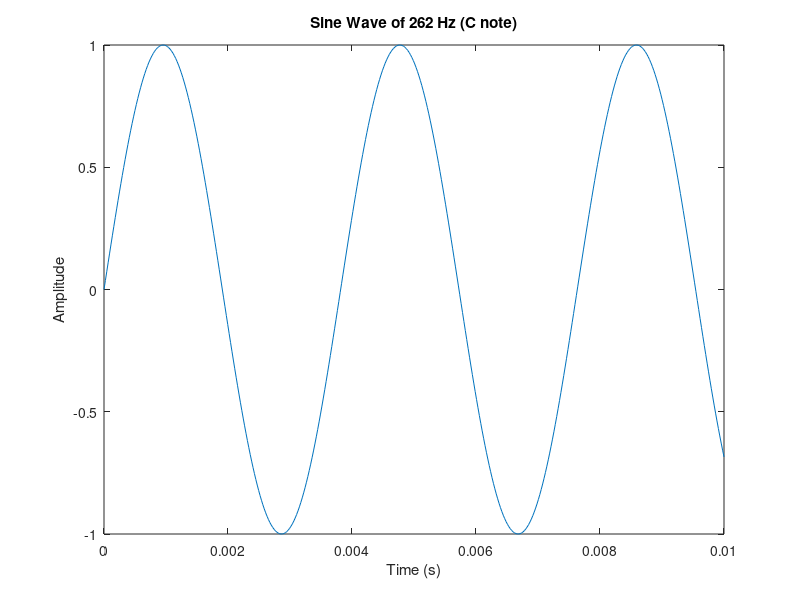

Reproduce this figure in MATLAB.
f = 262;                % Frequency in Hz (C note)
fs = 44100;             % Sampling frequency
t = 0:1/fs:0.01;        % Time vector
y = sin(2*pi*f*t);
plot(t, y);
title('Sine Wave of 262 Hz (C note)');
xlabel('Time (s)');
ylabel('Amplitude');

% Save figure with meaningful name
output_dir = '../outputs';
if ~exist(output_dir, 'dir')
    mkdir(output_dir);
end
saveas(gcf, fullfile(output_dir, 'sine_wave_262Hz_demo.png'));
fprintf('Figure saved as: sine_wave_262Hz_demo.png\n');
